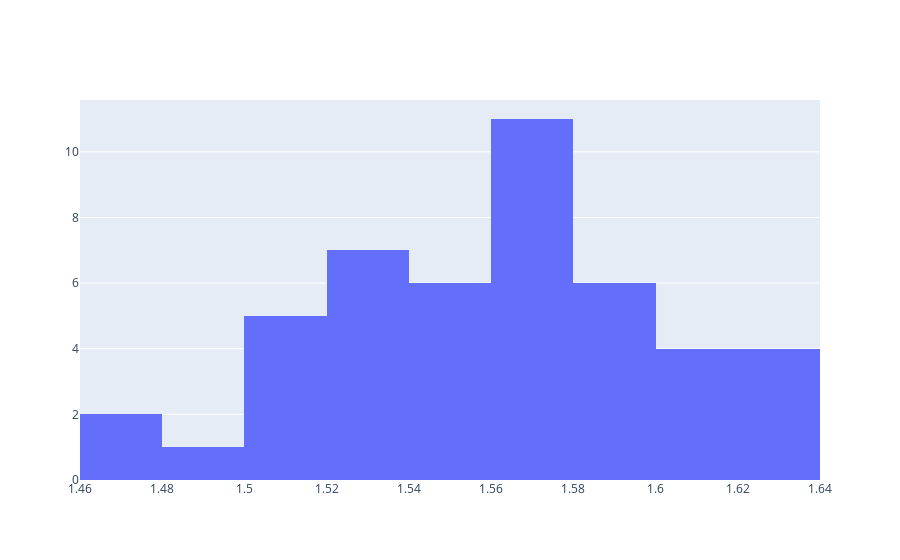

Notebook source saved alongside this figure:
### Code cell
reload(cp)
x = cp.simulate2()
fig = go.Figure(data=[go.Histogram(x=x)])
fig.show()
print(len(x))

### Figure 1 — Plotly figure (JSON) as saved in the notebook; plotly's stock layout.template omitted (floating-point values rounded to 4 significant figures)
{"data": [{"type": "histogram", "x": [1.63, 1.634, 1.515, 1.565, 1.618, 1.625, 1.61, 1.596, 1.582, 1.568, 1.485, 1.533, 1.585, 1.605, 1.591, 1.577, 1.564, 1.55, 1.536, 1.463, 1.51, 1.562, 1.568, 1.554, 1.541, 1.527, 1.514, 1.595, 1.627, 1.613, 1.599, 1.566, 1.57, 1.536, 1.567, 1.553, 1.54, 1.461, 1.507, 1.559, 1.565, 1.551, 1.538, 1.524, 1.511, 1.563]}], "layout": {"autosize": true, "xaxis": {"autorange": true, "range": [1.46, 1.64], "type": "linear"}, "yaxis": {"autorange": true, "range": [0, 11.58]}}}
